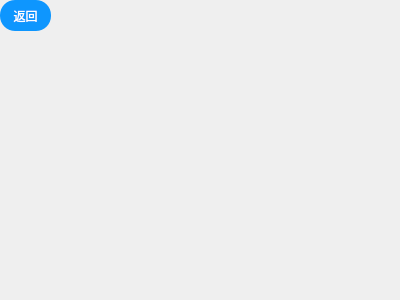
<?xml version="1.0" encoding="UTF-8"?>
<ui version="4.0">
 <class>e_erjiao</class>
 <widget class="QDialog" name="e_erjiao">
  <property name="geometry">
   <rect>
    <x>0</x>
    <y>0</y>
    <width>400</width>
    <height>300</height>
   </rect>
  </property>
  <property name="windowTitle">
   <string>Dialog</string>
  </property>
  <widget class="QPushButton" name="pushButton">
   <property name="geometry">
    <rect>
     <x>0</x>
     <y>0</y>
     <width>51</width>
     <height>31</height>
    </rect>
   </property>
   <property name="styleSheet">
    <string notr="true">QPushButton
{
    font-family:Microsoft Yahei;
    font:=20px;
    color:white;
    background-color:rgb(14 , 150 , 254);
    border-radius:15px;
    height:20px;
    width:20px;
}

QPushButton:hover
{
    background-color:rgb(44 , 137 , 255);
}

QPushButton:pressed
{
    background-color:rgb(14 , 150 , 254);
    padding-left:3px;
    padding-top:3px;
}</string>
   </property>
   <property name="text">
    <string>返回</string>
   </property>
  </widget>
 </widget>
 <resources/>
 <connections/>
</ui>
